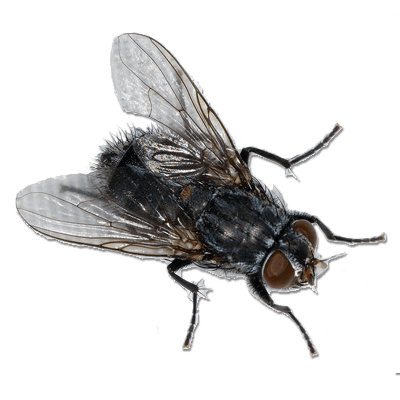
#> input picture assets/pranks/fly.png, 400 x 400 px
$ python image_gen.py   (older library calls are emulated)
#> lines starting #> are read from the running program, lines starting #| are printed output that depends on the picture
# Imports
from PIL import Image, ImageDraw, ImageFont, ImageColor
from image_hosts.imgur import post_image
import os
from datetime import datetime

# Constants
dark_bg = ImageColor.getrgb("#36393f")
dark_text = ImageColor.getrgb("#dcddde")
whitney = ImageFont.truetype('./assets/fonts/whitney/whitneymedium.otf', 40) #16

fly = Image.open('./assets/pranks/fly.png')
#> fly is the input picture: PIL image 400x400 P; mean R, G, B, A 33.1, 32.4, 32.1, 69.8
fly.thumbnail((100, 100),Image.ANTIALIAS)
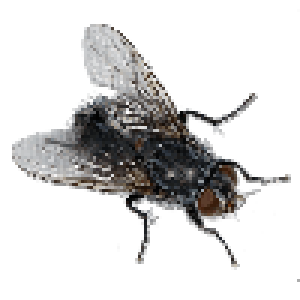
#> fly: PIL image 100x100 P (shown 3 times larger); mean R, G, B, A 32.7, 32.1, 31.8, 69.4; transparent parts drawn white

dark_fly = Image.open('./assets/pranks/dark_fly.jpg')
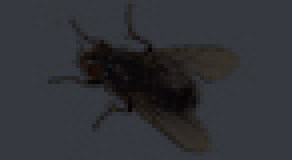
#> input picture assets/pranks/dark_fly.jpg, 73 x 40 px (shown 4 times larger)
#> dark_fly is the input picture: PIL image 73x40 RGB; mean R, G, B 48.5, 50, 54.6
width, height = dark_fly.size
#> width = 73; height = 40
dark_fly.resize((width*2, height*2))

# Functions
def generate_image(message1='Hello world!', message2='Hello from mars!', prank=fly, color_scheme='dark'):
    try:
        # Create new background
        background = Image.new('RGB', (1000, 115), color=dark_bg)
        d = ImageDraw.Draw(background)
        # Overlay the text
        d.text((0, 0), message1, font=whitney, fill=dark_text)
        d.text((0, 65), message2, font=whitney, fill=dark_text)

        # Set offset and paste
        # third param used to indicate transparency mask
        offset = (800, 0)
        background.paste(dark_fly.resize((width*2, height*2)), offset)
        filename = datetime.now().strftime("%Y_%m_%d-%I:%M:%S_%p")
        background.save("./output/{}.png".format(filename))
        try:
            url = post_image("./output/{}.png".format(filename))
            os.remove("./output/{}.png".format(filename))
            return url
        except Exception as e:
          return ("An error occured while uploading your image" + str(e))
    except Exception as e:
        return ("An error occured while generating your image\n" + str(e))
